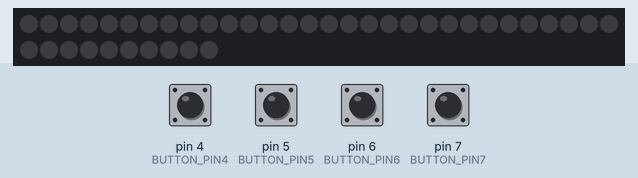
A sketch run on a simulated Arduino Uno, built with avr-gcc and run on an emulated ATmega328P. On the bench: 40 RGB LEDs in strip order, left to right, continuing on the next row. Inputs (shaded band) come from the test bench; at power-on: pin 4 (BUTTON_PIN4), pin 5 (BUTTON_PIN5), pin 6 (BUTTON_PIN6), pin 7 (BUTTON_PIN7) HIGH.

Above: at 1.2 s.
1.3 s: pin 6 (BUTTON_PIN6) pulsed LOW 2 times (0.12 s each, 0.3 s apart)
At 2.6 s:
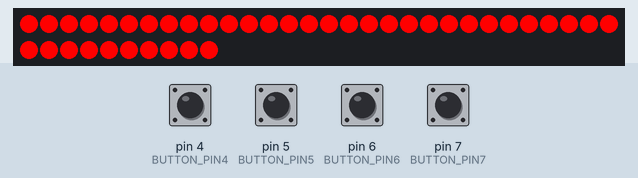
3.4 s: pin 5 (BUTTON_PIN5) pulled LOW for 0.15 s
At 4.0 s:
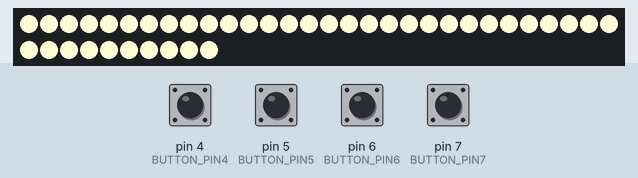
Timing chart, 0 to 6.4 s (numbered marks = the images above; inputs shaded):
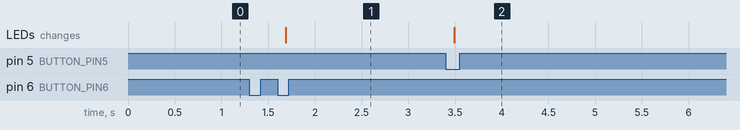

Measured:
- after the input at 1.3 s, the LEDs: change after 0.39 s (image 1)
- after the input at 3.4 s, the LEDs: change after 0.09 s (image 2)

The sketch:

ledbox.ino
```cpp
// Written by Pierre Goude
#include <Adafruit_NeoPixel.h>
#define BUTTON_PIN4   4    // Digital IO pin connected to the button.  This will be
#define BUTTON_PIN5   5
#define BUTTON_PIN6   6
#define BUTTON_PIN7   7
#define PIN    10
#define NUMPIXELS   40    // Change depending of number of leds

Adafruit_NeoPixel pixels = Adafruit_NeoPixel(NUMPIXELS, PIN, NEO_GRB + NEO_KHZ800);

bool oldState = HIGH;
int showType = 0;

void setup() {
  pinMode(BUTTON_PIN4, INPUT_PULLUP);
  pixels.begin();
  pixels.show(); // Initialize all pixels to 'off'
    pinMode(BUTTON_PIN5, INPUT_PULLUP);
  pixels.begin();
  pixels.show(); // Initialize all pixels to 'off'
    pinMode(BUTTON_PIN6, INPUT_PULLUP);
  pixels.begin();
  pixels.show(); // Initialize all pixels to 'off'
    pinMode(BUTTON_PIN7, INPUT_PULLUP);
  pixels.begin();
  pixels.show(); // Initialize all pixels to 'off'
}

void loop() {

 if (digitalRead(BUTTON_PIN4) == HIGH) {
start4();

  }
 if (digitalRead(BUTTON_PIN5) == HIGH) {
start5();

  }
 if (digitalRead(BUTTON_PIN6) == HIGH) {
start6();

  }
 if (digitalRead(BUTTON_PIN7) == HIGH) {
start7();

  }
}

void start4() {
    // Get current button state.
  bool newState = digitalRead(BUTTON_PIN4);

  // Check if state changed from high to low (button press).
  if (newState == LOW && oldState == HIGH) {
    // Short delay to debounce button.
    delay(20);
    // Check if button is still low after debounce.
    newState = digitalRead(BUTTON_PIN4);
    if (newState == LOW) {
      showType++;
      if (showType > 9)
        showType=0;
  for(int i=0;i<NUMPIXELS;i++){
    // pixels.Color takes RGB values, from 0,0,0 up to 255,255,255
    pixels.setPixelColor(i, pixels.Color(0,0,255)); // Moderately blue color.
    pixels.show(); // This sends the updated pixel color to the hardware.

 }
    }
  }
    // Set the last button state to the old state.
  oldState = newState;
}

void start5() {
    // Get current button state.
  bool newState = digitalRead(BUTTON_PIN5);

  // Check if state changed from high to low (button press).
  if (newState == LOW && oldState == HIGH) {
    // Short delay to debounce button.
    delay(20);
    // Check if button is still low after debounce.
    newState = digitalRead(BUTTON_PIN5);
    if (newState == LOW) {
      showType++;
      if (showType > 9)
        showType=0;
  for(int i=0;i<NUMPIXELS;i++){
    // pixels.Color takes RGB values, from 0,0,0 up to 255,255,255
    pixels.setPixelColor(i, pixels.Color(250,250,210)); // Moderately bright yellow color.
    pixels.show(); // This sends the updated pixel color to the hardware.

 }
    }
  }
    // Set the last button state to the old state.
  oldState = newState;
}


void start6() {
    // Get current button state.
  bool newState = digitalRead(BUTTON_PIN6);

  // Check if state changed from high to low (button press).
  if (newState == LOW && oldState == HIGH) {
    // Short delay to debounce button.
    delay(20);
    // Check if button is still low after debounce.
    newState = digitalRead(BUTTON_PIN6);
    if (newState == LOW) {
      showType++;
      if (showType > 9)
        showType=0;
  for(int i=0;i<NUMPIXELS;i++){
    // pixels.Color takes RGB values, from 0,0,0 up to 255,255,255
    pixels.setPixelColor(i, pixels.Color(255,0,0)); // Moderately red color.
    pixels.show(); // This sends the updated pixel color to the hardware.
  }
    }
  }
    // Set the last button state to the old state.
  oldState = newState;
}


void start7() {
    // Get current button state.
  bool newState = digitalRead(BUTTON_PIN7);

  // Check if state changed from high to low (button press).
  if (newState == LOW && oldState == HIGH) {

    delay(20);
    newState = digitalRead(BUTTON_PIN7);
    if (newState == LOW) {
      showType++;
      if (showType > 9)
        showType=0;
  for(int i=0;i<NUMPIXELS;i++){
    // pixels.Color takes RGB values, from 0,0,0 up to 255,255,255
    pixels.setPixelColor(i, pixels.Color(0,255,0)); // Moderately bright green color.
    //pixels.setBrightness(255);
    pixels.show(); // This sends the updated pixel color to the hardware.

  }
    }
  }
    // Set the last button state to the old state.
  oldState = newState;
}

  void setgreen() {
  for(int i=0;i<NUMPIXELS;i++){
    // pixels.Color takes RGB values, from 0,0,0 up to 255,255,255
    pixels.setPixelColor(i, pixels.Color(0,255,0)); // Moderately bright green color.
    //pixels.setBrightness(255);
    pixels.show(); // This sends the updated pixel color to the hardware.

 }
}
void setred() {
  for(int i=0;i<NUMPIXELS;i++){
    // pixels.Color takes RGB values, from 0,0,0 up to 255,255,255
    pixels.setPixelColor(i, pixels.Color(255,0,0)); // Moderately bright red color.
    pixels.show(); // This sends the updated pixel color to the hardware.

 }
}
void setblue() {
  for(int i=0;i<NUMPIXELS;i++){
    // pixels.Color takes RGB values, from 0,0,0 up to 255,255,255
    pixels.setPixelColor(i, pixels.Color(0,0,255)); // Moderately bright blue color.
    pixels.show(); // This sends the updated pixel color to the hardware.

 }
}
void setyellow() {
  for(int i=0;i<NUMPIXELS;i++){
    // pixels.Color takes RGB values, from 0,0,0 up to 255,255,255
    pixels.setPixelColor(i, pixels.Color(250,250,210)); // Moderately bright yellow color.
    pixels.show(); // This sends the updated pixel color to the hardware.

 }
}
```
